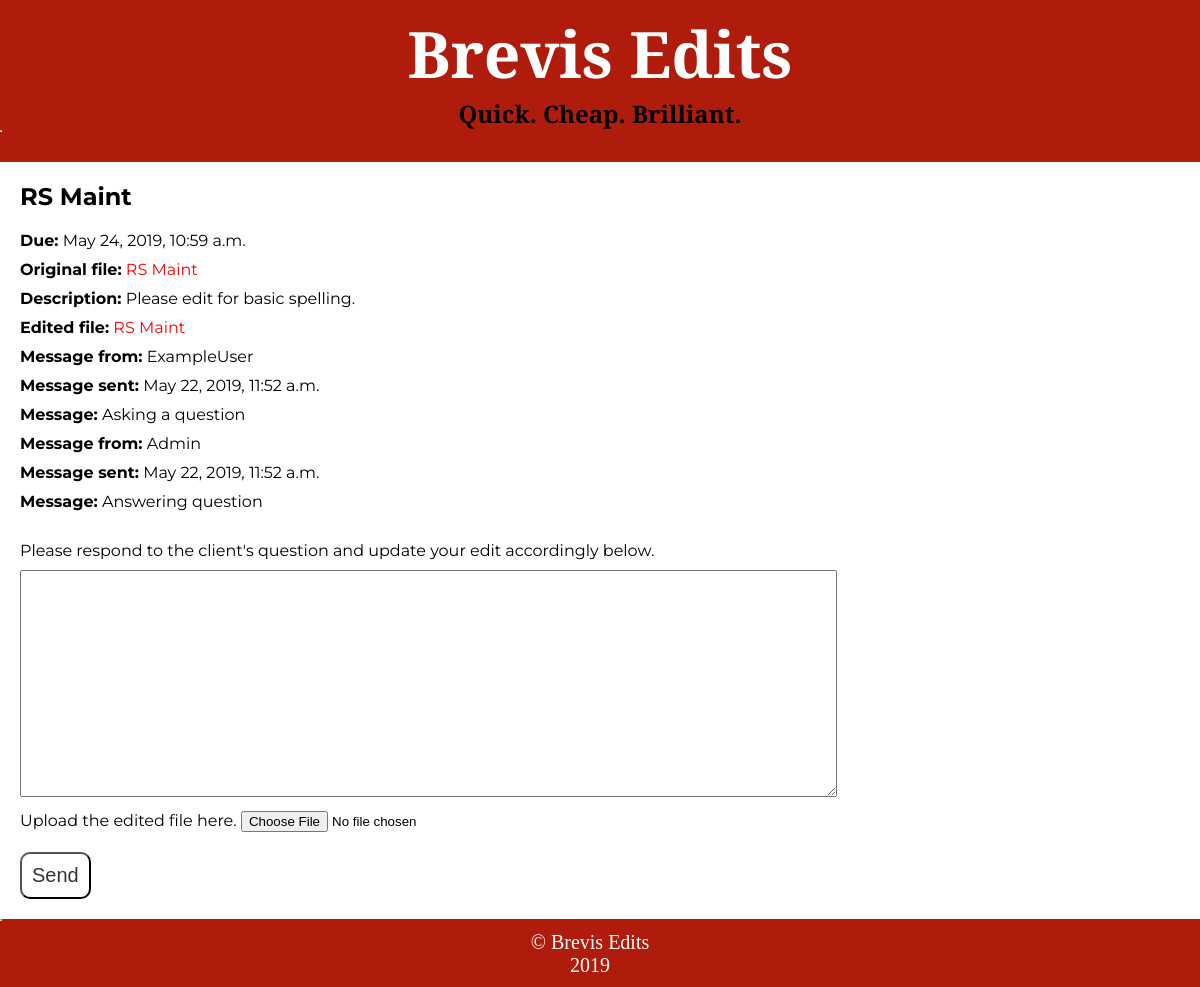
/33/edit_project/ (signed in), run on the app's committed database.
### brevisapp/models.py (models this page shows, shortened)
class EditingProject(models.Model):
    client = models.ForeignKey(ClientProfile, on_delete=models.CASCADE, related_name='projects')
    editor = models.ForeignKey(EditorProfile, on_delete=models.CASCADE, related_name='projects')
    name = models.CharField(max_length=50, null=True, blank=True)
    orig_file = models.FileField(upload_to='textfile/', null=True, blank=True)
    orig_text = models.TextField(default='')
    description = models.CharField(max_length=500)
    turnaround = models.BooleanField(default='False')
    submit_date = models.DateTimeField(auto_now_add=True)
    edit_file = models.FileField(upload_to='textfile/', null=True, blank=True)
    edit_text = models.TextField(null=True, blank=True)
    edit_date = models.DateTimeField(null=True, blank=True)
    final_date = models.DateTimeField(null=True, blank=True)
    word_count = models.IntegerField(null=True, blank=True)
    price = models.FloatField(null=True, blank=True)
    submitted = models.BooleanField(default='False')
    def due_date_str(self):
        if self.turnaround == False:
            two_days = datetime.timedelta(days=2)
            return self.submit_date + two_days
        else:
            four_hours = datetime.timedelta(hours=4)
            return self.submit_date + four_hours

class Message(models.Model):
    editingproject = models.ForeignKey('EditingProject', on_delete=models.CASCADE, related_name='messages')
    text = models.TextField(default='')
    user = models.ForeignKey(User, on_delete=models.CASCADE)
    timestamp = models.DateTimeField(auto_now_add=True)

### brevisapp/views.py (the view)
# urls.py: path('<int:project_id>/edit_project/', views.edit_project, name='edit_project'),
@login_required (login_url='/login_page/')
def edit_project(request, project_id):
    project = get_object_or_404(EditingProject, pk=project_id)
    messages = project.messages.all()
    context = {
        'project': project,
        'messages': messages,
    }
    return render(request, 'brevisapp/edit_project.html', context)

### brevisapp/templates/brevisapp/edit_project.html (shortened to what this page needs)
{% extends 'brevisapp/base.html' %}
{% block content %}
<div class="page_body">
  <h2>{{ project.name }}</h2>
  {% if final_date == null %}
    <p><b>Due:</b> {{ project.due_date_str }}</p>
  {% endif %}
  {% if project.orig_file %}
    <span><b>Original file:</b> </span><a href="{{ project.orig_file.url }}">{{project.name}}</a>
  {% endif %}
  <p><b>Description:</b> {{ project.description }}</p>
  {% if project.edit_file %}
    <span><b>Edited file:</b> </span><a href="{{ project.edit_file.url }}">{{project.name}}</a>
  {% endif %}
  {% if project.messages.count > 0 %}
    {% for message in messages%}
      <p><b>Message from:</b> {{message.user}}</p>
      <p><b>Message sent:</b> {{message.timestamp}}</p>
      <p><b>Message:</b> {{message.text}}
    {% endfor %}
    <form action="{% url 'brevisapp:submit_answer' project.id %}" method="post" enctype="multipart/form-data">
      <label for="question_for_editor">Please respond to the client's question and update your edit accordingly below.</label><br/>
      <textarea class="wide-input" name="question_for_editor" id="question_for_editor" rows="15" cols="100%" required></textarea><br/>
      {% if project.edit_file %}
      <div class="form-element">
        <label for="edit_file">Upload the edited file here.</label>
        <input type="file" id="edit_file" name="edit_file"/><br/>
      </div>
      {% endif %}
      <button id="ask_the_editor" class="basic-btn" type="submit">Send</button>
    </form>
  {% endif %}
</div>
{% endblock %}

### brevisapp/static/brevisapp/style.css (style rules this page uses)
body { display: flex; min-height: 100vh; flex-direction: column; }
* { box-sizing:border-box; margin: 0; padding: 0; }
body, html { height: 100%; font-family: 'Montserrat', sans-serif; position: relative; }
#body { height: 100%; overflow: auto; }
.page_body { margin-left: 20px; }
*:before, *:after { box-sizing: border-box; }
p { margin: 10px 20px 10px 0px; }
a { text-decoration: none; color: red; }
h2 { margin: 20px 0px 20px 0px; }
.wide-input { margin-top: 10px; }
.form-element { margin-top: 10px; }
form { margin-top: 30px; width: 100%; }
label { margin-bottom: 10px; }
.basic-btn { font-size:20px; background-color:#fff; padding:10px; color:#333; border-radius: 10px; transition: 1s; width: auto; margin: 20px 0px 20px 0px; }

### data on the page
EditingProject: name "RS Maint", due_date_str "May 24, 2019, 10:59 a.m.", description "Please edit for basic spelling."
Message: user "ExampleUser", timestamp "May 22, 2019, 11:52 a.m.", text "Asking a question"
Message: user "Admin", timestamp "May 22, 2019, 11:52 a.m.", text "Answering question"
